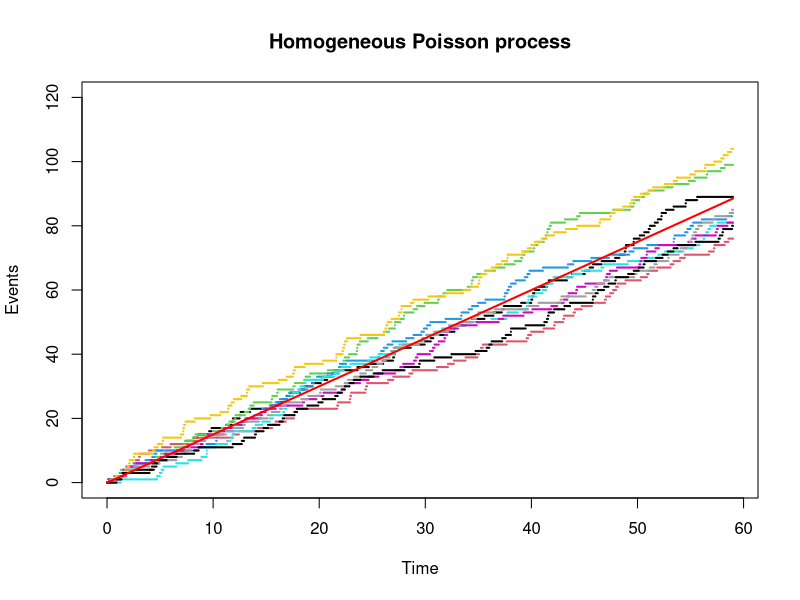

Reproduce this figure in R.
T = 59 #Antall dager
lambda = 1.5 #parameteren vår
x = vector("numeric", 1000) #Lag en tom vektor
for(i in 1:1000){ #simuler poissonprossesen
  N = rpois(1, lambda = lambda*T)
  x[i] = N 
}

count = 0
for (i in 1:1000) {#Sjekker antall ganger vi har over 100 claims.
  if (x[i] > 100) {
    count <- count + 1
  }
}
count/1000 #finner den approksimerte sannsynligheten 
plot(NULL, NULL, xlim = c(0, T), ylim = c(0, 120), xlab = "Time", ylab = "Events", main = "Homogeneous Poisson process", lwd = 2) #plotter 10 realiseringer
for(j in 1:9){
N = rpois(1, lambda = lambda*T)
tVals = runif(N, min = 0, max = T)
tVals = c(0, sort(tVals), T)

xVals = c(0:N, N)
for(i in 1:(length(xVals)-1)){
  lines(tVals[i:(i+1)], rep(xVals[i],2), lwd = 2, col = j)
}
}
lines(c(0, T), c(0, 59*1.5), col = "red", lwd = 2)